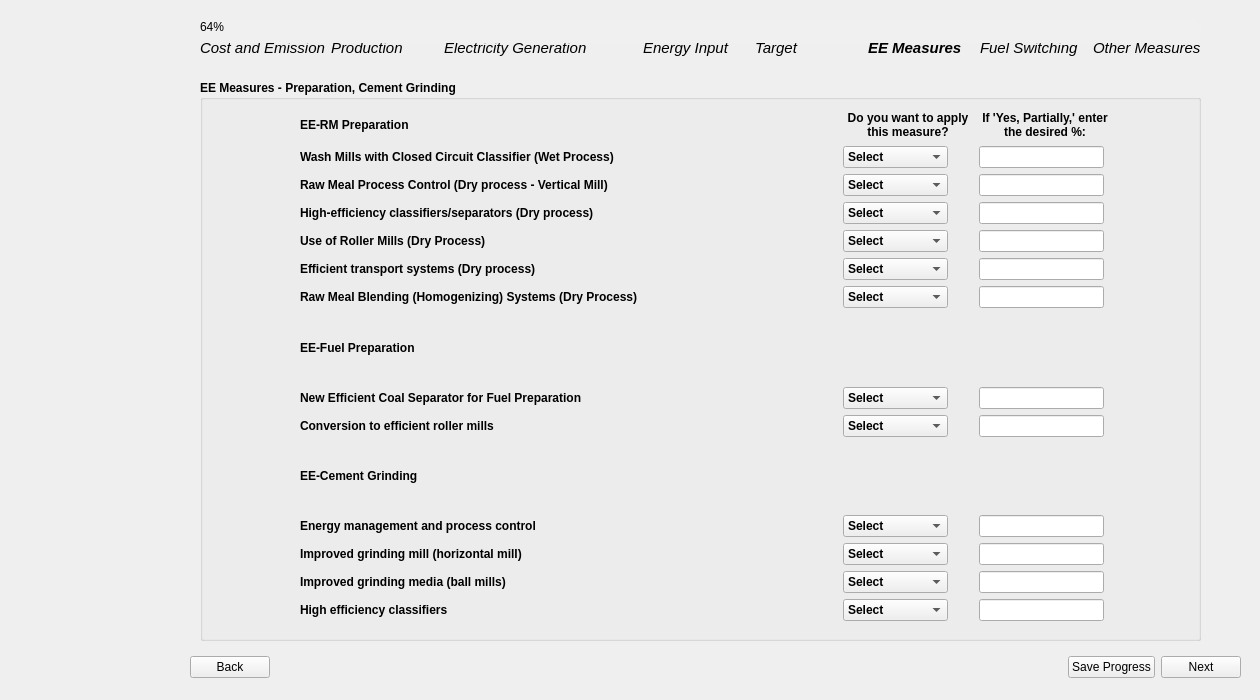
<?xml version="1.0" encoding="UTF-8"?>
<ui version="4.0">
 <class>Page8_AllMeasures_1</class>
 <widget class="QWidget" name="Page8_AllMeasures_1">
  <property name="geometry">
   <rect>
    <x>0</x>
    <y>0</y>
    <width>1260</width>
    <height>700</height>
   </rect>
  </property>
  <property name="sizePolicy">
   <sizepolicy hsizetype="Fixed" vsizetype="Fixed">
    <horstretch>0</horstretch>
    <verstretch>0</verstretch>
   </sizepolicy>
  </property>
  <property name="windowTitle">
   <string>Form</string>
  </property>
  <property name="styleSheet">
   <string notr="true"/>
  </property>
  <widget class="QWidget" name="layoutWidget">
   <property name="geometry">
    <rect>
     <x>190</x>
     <y>650</y>
     <width>1051</width>
     <height>35</height>
    </rect>
   </property>
   <layout class="QHBoxLayout" name="button_layout">
    <item>
     <widget class="QPushButton" name="backBtn">
      <property name="text">
       <string>Back</string>
      </property>
     </widget>
    </item>
    <item>
     <spacer name="horizontalSpacer">
      <property name="orientation">
       <enum>Qt::Horizontal</enum>
      </property>
      <property name="sizeHint" stdset="0">
       <size>
        <width>40</width>
        <height>20</height>
       </size>
      </property>
     </spacer>
    </item>
    <item>
     <widget class="QPushButton" name="saveBtn">
      <property name="text">
       <string>Save Progress</string>
      </property>
     </widget>
    </item>
    <item>
     <widget class="QPushButton" name="nextBtn">
      <property name="font">
       <font>
        <kerning>true</kerning>
       </font>
      </property>
      <property name="text">
       <string>Next</string>
      </property>
     </widget>
    </item>
   </layout>
  </widget>
  <widget class="QGroupBox" name="all_measures_group_1">
   <property name="geometry">
    <rect>
     <x>200</x>
     <y>80</y>
     <width>1001</width>
     <height>561</height>
    </rect>
   </property>
   <property name="font">
    <font>
     <bold>true</bold>
    </font>
   </property>
   <property name="styleSheet">
    <string notr="true">QPushButton {
    background-color: #26481f;  /* Green */
    color: white;
    border: none;
    padding: 8px 16px;
    font-size: 14px;
    border-radius: 6px;
    min-width: 90px;
    min-height: 15px;

}

QPushButton:hover {
    background-color: #45a049;
}

QPushButton:pressed {
    background-color: #3e8e41;
}

QPushButton#saveBtn {
                background-color: white;
                color: #26481f;
            }
QPushButton#saveBtn:hover {
                background-color: #45a049;
			  color: white;
            }

    QLineEdit {
        border-radius: 10px;    
        padding: 5px;           
    }

myLineEdit-&gt;setFixedSize(200, 30)</string>
   </property>
   <property name="title">
    <string>EE Measures - Preparation, Cement Grinding</string>
   </property>
   <widget class="QWidget" name="layoutWidget_3">
    <property name="geometry">
     <rect>
      <x>100</x>
      <y>30</y>
      <width>811</width>
      <height>511</height>
     </rect>
    </property>
    <layout class="QGridLayout" name="all_measure_1_gridLayout">
     <item row="5" column="0">
      <widget class="QLabel" name="all_measure_label_5">
       <property name="text">
        <string>Efficient transport systems (Dry process)</string>
       </property>
      </widget>
     </item>
     <item row="2" column="0">
      <widget class="QLabel" name="all_measure_label_2">
       <property name="text">
        <string>Raw Meal Process Control (Dry process - Vertical Mill)</string>
       </property>
      </widget>
     </item>
     <item row="13" column="0">
      <widget class="QLabel" name="all_measure_label_10">
       <property name="text">
        <string>Improved grinding media (ball mills)</string>
       </property>
      </widget>
     </item>
     <item row="3" column="1">
      <widget class="QComboBox" name="page8_1_comboBox_3">
       <property name="sizePolicy">
        <sizepolicy hsizetype="Fixed" vsizetype="Fixed">
         <horstretch>0</horstretch>
         <verstretch>0</verstretch>
        </sizepolicy>
       </property>
       <item>
        <property name="text">
         <string>Select</string>
        </property>
       </item>
       <item>
        <property name="text">
         <string>Yes (100%)</string>
        </property>
       </item>
       <item>
        <property name="text">
         <string>No (0%)</string>
        </property>
       </item>
       <item>
        <property name="text">
         <string>Yes, Partially</string>
        </property>
       </item>
      </widget>
     </item>
     <item row="11" column="1">
      <widget class="QComboBox" name="page8_1_comboBox_8">
       <property name="sizePolicy">
        <sizepolicy hsizetype="Fixed" vsizetype="Fixed">
         <horstretch>0</horstretch>
         <verstretch>0</verstretch>
        </sizepolicy>
       </property>
       <item>
        <property name="text">
         <string>Select</string>
        </property>
       </item>
       <item>
        <property name="text">
         <string>Yes (100%)</string>
        </property>
       </item>
       <item>
        <property name="text">
         <string>No (0%)</string>
        </property>
       </item>
       <item>
        <property name="text">
         <string>Yes, Partially</string>
        </property>
       </item>
      </widget>
     </item>
     <item row="9" column="1">
      <widget class="QComboBox" name="page8_1_comboBox_7">
       <property name="sizePolicy">
        <sizepolicy hsizetype="Fixed" vsizetype="Fixed">
         <horstretch>0</horstretch>
         <verstretch>0</verstretch>
        </sizepolicy>
       </property>
       <item>
        <property name="text">
         <string>Select</string>
        </property>
       </item>
       <item>
        <property name="text">
         <string>Yes (100%)</string>
        </property>
       </item>
       <item>
        <property name="text">
         <string>No (0%)</string>
        </property>
       </item>
       <item>
        <property name="text">
         <string>Yes, Partially</string>
        </property>
       </item>
      </widget>
     </item>
     <item row="4" column="2">
      <widget class="QLineEdit" name="page8_1_potential_input_4">
       <property name="sizePolicy">
        <sizepolicy hsizetype="Fixed" vsizetype="Fixed">
         <horstretch>0</horstretch>
         <verstretch>0</verstretch>
        </sizepolicy>
       </property>
       <property name="text">
        <string/>
       </property>
      </widget>
     </item>
     <item row="9" column="2">
      <widget class="QLineEdit" name="page8_1_potential_input_7">
       <property name="sizePolicy">
        <sizepolicy hsizetype="Fixed" vsizetype="Fixed">
         <horstretch>0</horstretch>
         <verstretch>0</verstretch>
        </sizepolicy>
       </property>
       <property name="text">
        <string/>
       </property>
      </widget>
     </item>
     <item row="14" column="2">
      <widget class="QLineEdit" name="page8_1_potential_input_11">
       <property name="sizePolicy">
        <sizepolicy hsizetype="Fixed" vsizetype="Fixed">
         <horstretch>0</horstretch>
         <verstretch>0</verstretch>
        </sizepolicy>
       </property>
       <property name="text">
        <string/>
       </property>
      </widget>
     </item>
     <item row="14" column="1">
      <widget class="QComboBox" name="page8_1_comboBox_11">
       <property name="sizePolicy">
        <sizepolicy hsizetype="Fixed" vsizetype="Fixed">
         <horstretch>0</horstretch>
         <verstretch>0</verstretch>
        </sizepolicy>
       </property>
       <item>
        <property name="text">
         <string>Select</string>
        </property>
       </item>
       <item>
        <property name="text">
         <string>Yes (100%)</string>
        </property>
       </item>
       <item>
        <property name="text">
         <string>No (0%)</string>
        </property>
       </item>
       <item>
        <property name="text">
         <string>Yes, Partially</string>
        </property>
       </item>
      </widget>
     </item>
     <item row="1" column="0">
      <widget class="QLabel" name="all_measure_label">
       <property name="text">
        <string>Wash Mills with Closed Circuit Classifier (Wet Process)</string>
       </property>
      </widget>
     </item>
     <item row="2" column="1">
      <widget class="QComboBox" name="page8_1_comboBox_2">
       <property name="sizePolicy">
        <sizepolicy hsizetype="Fixed" vsizetype="Fixed">
         <horstretch>0</horstretch>
         <verstretch>0</verstretch>
        </sizepolicy>
       </property>
       <item>
        <property name="text">
         <string>Select</string>
        </property>
       </item>
       <item>
        <property name="text">
         <string>Yes (100%)</string>
        </property>
       </item>
       <item>
        <property name="text">
         <string>No (0%)</string>
        </property>
       </item>
       <item>
        <property name="text">
         <string>Yes, Partially</string>
        </property>
       </item>
      </widget>
     </item>
     <item row="0" column="0">
      <widget class="QLabel" name="rm_prep_label">
       <property name="font">
        <font>
         <bold>true</bold>
        </font>
       </property>
       <property name="text">
        <string>EE-RM Preparation</string>
       </property>
      </widget>
     </item>
     <item row="13" column="2">
      <widget class="QLineEdit" name="page8_1_potential_input_10">
       <property name="sizePolicy">
        <sizepolicy hsizetype="Fixed" vsizetype="Fixed">
         <horstretch>0</horstretch>
         <verstretch>0</verstretch>
        </sizepolicy>
       </property>
       <property name="text">
        <string/>
       </property>
      </widget>
     </item>
     <item row="8" column="2">
      <widget class="QLineEdit" name="page8_1_potential_input_6">
       <property name="sizePolicy">
        <sizepolicy hsizetype="Fixed" vsizetype="Fixed">
         <horstretch>0</horstretch>
         <verstretch>0</verstretch>
        </sizepolicy>
       </property>
       <property name="text">
        <string/>
       </property>
      </widget>
     </item>
     <item row="0" column="1">
      <widget class="QLabel" name="doyouwanttoapply_label_2">
       <property name="minimumSize">
        <size>
         <width>130</width>
         <height>30</height>
        </size>
       </property>
       <property name="maximumSize">
        <size>
         <width>127</width>
         <height>30</height>
        </size>
       </property>
       <property name="font">
        <font>
         <bold>true</bold>
        </font>
       </property>
       <property name="text">
        <string>Do you want to apply this measure?</string>
       </property>
       <property name="alignment">
        <set>Qt::AlignCenter</set>
       </property>
       <property name="wordWrap">
        <bool>true</bool>
       </property>
      </widget>
     </item>
     <item row="13" column="1">
      <widget class="QComboBox" name="page8_1_comboBox_10">
       <property name="sizePolicy">
        <sizepolicy hsizetype="Fixed" vsizetype="Fixed">
         <horstretch>0</horstretch>
         <verstretch>0</verstretch>
        </sizepolicy>
       </property>
       <item>
        <property name="text">
         <string>Select</string>
        </property>
       </item>
       <item>
        <property name="text">
         <string>Yes (100%)</string>
        </property>
       </item>
       <item>
        <property name="text">
         <string>No (0%)</string>
        </property>
       </item>
       <item>
        <property name="text">
         <string>Yes, Partially</string>
        </property>
       </item>
      </widget>
     </item>
     <item row="8" column="0">
      <widget class="QLabel" name="all_measure_label_6">
       <property name="text">
        <string>New Efficient Coal Separator for Fuel Preparation</string>
       </property>
      </widget>
     </item>
     <item row="1" column="1">
      <widget class="QComboBox" name="page8_1_comboBox">
       <property name="sizePolicy">
        <sizepolicy hsizetype="Fixed" vsizetype="Fixed">
         <horstretch>0</horstretch>
         <verstretch>0</verstretch>
        </sizepolicy>
       </property>
       <item>
        <property name="text">
         <string>Select</string>
        </property>
       </item>
       <item>
        <property name="text">
         <string>Yes (100%)</string>
        </property>
       </item>
       <item>
        <property name="text">
         <string>No (0%)</string>
        </property>
       </item>
       <item>
        <property name="text">
         <string>Yes, Partially</string>
        </property>
       </item>
      </widget>
     </item>
     <item row="11" column="2">
      <widget class="QLineEdit" name="page8_1_potential_input_8">
       <property name="sizePolicy">
        <sizepolicy hsizetype="Fixed" vsizetype="Fixed">
         <horstretch>0</horstretch>
         <verstretch>0</verstretch>
        </sizepolicy>
       </property>
       <property name="text">
        <string/>
       </property>
      </widget>
     </item>
     <item row="8" column="1">
      <widget class="QComboBox" name="page8_1_comboBox_6">
       <property name="sizePolicy">
        <sizepolicy hsizetype="Fixed" vsizetype="Fixed">
         <horstretch>0</horstretch>
         <verstretch>0</verstretch>
        </sizepolicy>
       </property>
       <item>
        <property name="text">
         <string>Select</string>
        </property>
       </item>
       <item>
        <property name="text">
         <string>Yes (100%)</string>
        </property>
       </item>
       <item>
        <property name="text">
         <string>No (0%)</string>
        </property>
       </item>
       <item>
        <property name="text">
         <string>Yes, Partially</string>
        </property>
       </item>
      </widget>
     </item>
     <item row="7" column="0">
      <widget class="QLabel" name="fuel_prep_label">
       <property name="font">
        <font>
         <bold>true</bold>
        </font>
       </property>
       <property name="text">
        <string>EE-Fuel Preparation</string>
       </property>
      </widget>
     </item>
     <item row="0" column="2">
      <widget class="QLabel" name="potential_app_label_2">
       <property name="minimumSize">
        <size>
         <width>132</width>
         <height>30</height>
        </size>
       </property>
       <property name="maximumSize">
        <size>
         <width>135</width>
         <height>30</height>
        </size>
       </property>
       <property name="font">
        <font>
         <bold>true</bold>
        </font>
       </property>
       <property name="text">
        <string>If 'Yes, Partially,' enter the desired %:</string>
       </property>
       <property name="alignment">
        <set>Qt::AlignCenter</set>
       </property>
       <property name="wordWrap">
        <bool>true</bool>
       </property>
      </widget>
     </item>
     <item row="12" column="0">
      <widget class="QLabel" name="all_measure_label_9">
       <property name="text">
        <string>Improved grinding mill (horizontal mill)</string>
       </property>
      </widget>
     </item>
     <item row="5" column="2">
      <widget class="QLineEdit" name="page8_1_potential_input_5">
       <property name="sizePolicy">
        <sizepolicy hsizetype="Fixed" vsizetype="Fixed">
         <horstretch>0</horstretch>
         <verstretch>0</verstretch>
        </sizepolicy>
       </property>
       <property name="text">
        <string/>
       </property>
      </widget>
     </item>
     <item row="3" column="2">
      <widget class="QLineEdit" name="page8_1_potential_input_3">
       <property name="sizePolicy">
        <sizepolicy hsizetype="Fixed" vsizetype="Fixed">
         <horstretch>0</horstretch>
         <verstretch>0</verstretch>
        </sizepolicy>
       </property>
       <property name="text">
        <string/>
       </property>
      </widget>
     </item>
     <item row="3" column="0">
      <widget class="QLabel" name="all_measure_label_3">
       <property name="text">
        <string>High-efficiency classifiers/separators (Dry process)</string>
       </property>
      </widget>
     </item>
     <item row="9" column="0">
      <widget class="QLabel" name="all_measure_label_7">
       <property name="text">
        <string>Conversion to efficient roller mills</string>
       </property>
      </widget>
     </item>
     <item row="4" column="1">
      <widget class="QComboBox" name="page8_1_comboBox_4">
       <property name="sizePolicy">
        <sizepolicy hsizetype="Fixed" vsizetype="Fixed">
         <horstretch>0</horstretch>
         <verstretch>0</verstretch>
        </sizepolicy>
       </property>
       <item>
        <property name="text">
         <string>Select</string>
        </property>
       </item>
       <item>
        <property name="text">
         <string>Yes (100%)</string>
        </property>
       </item>
       <item>
        <property name="text">
         <string>No (0%)</string>
        </property>
       </item>
       <item>
        <property name="text">
         <string>Yes, Partially</string>
        </property>
       </item>
      </widget>
     </item>
     <item row="1" column="2">
      <widget class="QLineEdit" name="page8_1_potential_input">
       <property name="sizePolicy">
        <sizepolicy hsizetype="Fixed" vsizetype="Fixed">
         <horstretch>0</horstretch>
         <verstretch>0</verstretch>
        </sizepolicy>
       </property>
       <property name="text">
        <string/>
       </property>
      </widget>
     </item>
     <item row="2" column="2">
      <widget class="QLineEdit" name="page8_1_potential_input_2">
       <property name="sizePolicy">
        <sizepolicy hsizetype="Fixed" vsizetype="Fixed">
         <horstretch>0</horstretch>
         <verstretch>0</verstretch>
        </sizepolicy>
       </property>
       <property name="text">
        <string/>
       </property>
      </widget>
     </item>
     <item row="5" column="1">
      <widget class="QComboBox" name="page8_1_comboBox_5">
       <property name="sizePolicy">
        <sizepolicy hsizetype="Fixed" vsizetype="Fixed">
         <horstretch>0</horstretch>
         <verstretch>0</verstretch>
        </sizepolicy>
       </property>
       <item>
        <property name="text">
         <string>Select</string>
        </property>
       </item>
       <item>
        <property name="text">
         <string>Yes (100%)</string>
        </property>
       </item>
       <item>
        <property name="text">
         <string>No (0%)</string>
        </property>
       </item>
       <item>
        <property name="text">
         <string>Yes, Partially</string>
        </property>
       </item>
      </widget>
     </item>
     <item row="11" column="0">
      <widget class="QLabel" name="all_measure_label_8">
       <property name="text">
        <string>Energy management and process control</string>
       </property>
      </widget>
     </item>
     <item row="14" column="0">
      <widget class="QLabel" name="all_measure_label_11">
       <property name="text">
        <string>High efficiency classifiers</string>
       </property>
      </widget>
     </item>
     <item row="12" column="2">
      <widget class="QLineEdit" name="page8_1_potential_input_9">
       <property name="sizePolicy">
        <sizepolicy hsizetype="Fixed" vsizetype="Fixed">
         <horstretch>0</horstretch>
         <verstretch>0</verstretch>
        </sizepolicy>
       </property>
       <property name="text">
        <string/>
       </property>
      </widget>
     </item>
     <item row="4" column="0">
      <widget class="QLabel" name="all_measure_label_4">
       <property name="text">
        <string>Use of Roller Mills (Dry Process)</string>
       </property>
      </widget>
     </item>
     <item row="10" column="0">
      <widget class="QLabel" name="cement_grinding_label">
       <property name="font">
        <font>
         <bold>true</bold>
        </font>
       </property>
       <property name="text">
        <string>EE-Cement Grinding</string>
       </property>
      </widget>
     </item>
     <item row="12" column="1">
      <widget class="QComboBox" name="page8_1_comboBox_9">
       <property name="sizePolicy">
        <sizepolicy hsizetype="Fixed" vsizetype="Fixed">
         <horstretch>0</horstretch>
         <verstretch>0</verstretch>
        </sizepolicy>
       </property>
       <item>
        <property name="text">
         <string>Select</string>
        </property>
       </item>
       <item>
        <property name="text">
         <string>Yes (100%)</string>
        </property>
       </item>
       <item>
        <property name="text">
         <string>No (0%)</string>
        </property>
       </item>
       <item>
        <property name="text">
         <string>Yes, Partially</string>
        </property>
       </item>
      </widget>
     </item>
     <item row="6" column="0">
      <widget class="QLabel" name="all_measure_label_12">
       <property name="text">
        <string>Raw Meal Blending (Homogenizing) Systems (Dry Process)</string>
       </property>
      </widget>
     </item>
     <item row="6" column="1">
      <widget class="QComboBox" name="page8_1_comboBox_12">
       <property name="sizePolicy">
        <sizepolicy hsizetype="Fixed" vsizetype="Fixed">
         <horstretch>0</horstretch>
         <verstretch>0</verstretch>
        </sizepolicy>
       </property>
       <item>
        <property name="text">
         <string>Select</string>
        </property>
       </item>
       <item>
        <property name="text">
         <string>Yes (100%)</string>
        </property>
       </item>
       <item>
        <property name="text">
         <string>No (0%)</string>
        </property>
       </item>
       <item>
        <property name="text">
         <string>Yes, Partially</string>
        </property>
       </item>
      </widget>
     </item>
     <item row="6" column="2">
      <widget class="QLineEdit" name="page8_1_potential_input_12">
       <property name="sizePolicy">
        <sizepolicy hsizetype="Fixed" vsizetype="Fixed">
         <horstretch>0</horstretch>
         <verstretch>0</verstretch>
        </sizepolicy>
       </property>
       <property name="text">
        <string/>
       </property>
      </widget>
     </item>
    </layout>
   </widget>
  </widget>
  <widget class="QLabel" name="side_image">
   <property name="geometry">
    <rect>
     <x>0</x>
     <y>-30</y>
     <width>171</width>
     <height>761</height>
    </rect>
   </property>
   <property name="text">
    <string/>
   </property>
   <property name="pixmap">
    <pixmap>../images/BEST_side_abstract.png</pixmap>
   </property>
  </widget>
  <widget class="QWidget" name="layoutWidget_2">
   <property name="geometry">
    <rect>
     <x>200</x>
     <y>40</y>
     <width>1001</width>
     <height>16</height>
    </rect>
   </property>
   <layout class="QGridLayout" name="gridLayout_12">
    <item row="0" column="0">
     <widget class="QLabel" name="label_3">
      <property name="font">
       <font>
        <pointsize>11</pointsize>
        <italic>true</italic>
        <bold>false</bold>
       </font>
      </property>
      <property name="text">
       <string>Cost and Emission</string>
      </property>
     </widget>
    </item>
    <item row="0" column="1">
     <widget class="QLabel" name="label_10">
      <property name="font">
       <font>
        <pointsize>11</pointsize>
        <italic>true</italic>
       </font>
      </property>
      <property name="text">
       <string>Production</string>
      </property>
     </widget>
    </item>
    <item row="0" column="2">
     <widget class="QLabel" name="label_11">
      <property name="font">
       <font>
        <pointsize>11</pointsize>
        <italic>true</italic>
       </font>
      </property>
      <property name="text">
       <string>Electricity Generation            </string>
      </property>
     </widget>
    </item>
    <item row="0" column="3">
     <widget class="QLabel" name="label_12">
      <property name="font">
       <font>
        <pointsize>11</pointsize>
        <italic>true</italic>
       </font>
      </property>
      <property name="text">
       <string>Energy Input</string>
      </property>
     </widget>
    </item>
    <item row="0" column="4">
     <widget class="QLabel" name="label_13">
      <property name="font">
       <font>
        <pointsize>11</pointsize>
        <italic>true</italic>
        <bold>false</bold>
       </font>
      </property>
      <property name="text">
       <string>Target</string>
      </property>
     </widget>
    </item>
    <item row="0" column="5">
     <widget class="QLabel" name="label_14">
      <property name="font">
       <font>
        <pointsize>11</pointsize>
        <italic>true</italic>
        <bold>true</bold>
       </font>
      </property>
      <property name="text">
       <string>EE Measures</string>
      </property>
     </widget>
    </item>
    <item row="0" column="6">
     <widget class="QLabel" name="label_15">
      <property name="font">
       <font>
        <pointsize>11</pointsize>
        <italic>true</italic>
       </font>
      </property>
      <property name="text">
       <string>Fuel Switching</string>
      </property>
     </widget>
    </item>
    <item row="0" column="7">
     <widget class="QLabel" name="label_16">
      <property name="font">
       <font>
        <pointsize>11</pointsize>
        <italic>true</italic>
       </font>
      </property>
      <property name="text">
       <string>Other Measures</string>
      </property>
     </widget>
    </item>
   </layout>
  </widget>
  <widget class="QProgressBar" name="progressBar">
   <property name="geometry">
    <rect>
     <x>200</x>
     <y>20</y>
     <width>1001</width>
     <height>23</height>
    </rect>
   </property>
   <property name="styleSheet">
    <string notr="true">QProgressBar {
    background-color: #F0F0F0;
    border: none;
	border-radius: 8px;
}
QProgressBar::chunk {
	border-radius: 8px;
    background: QLinearGradient(
        x1: 0, y1: 0, x2: 1, y2: 0,
        stop: 0 #33bef0,   /* Light Blue */
        stop: 1 #77d695    /* Light Green */
    );
}</string>
   </property>
   <property name="value">
    <number>64</number>
   </property>
  </widget>
 </widget>
 <tabstops>
  <tabstop>page8_1_potential_input</tabstop>
  <tabstop>page8_1_potential_input_2</tabstop>
  <tabstop>page8_1_potential_input_3</tabstop>
  <tabstop>page8_1_potential_input_4</tabstop>
  <tabstop>page8_1_potential_input_5</tabstop>
  <tabstop>page8_1_potential_input_12</tabstop>
  <tabstop>page8_1_potential_input_6</tabstop>
  <tabstop>page8_1_potential_input_7</tabstop>
  <tabstop>page8_1_potential_input_8</tabstop>
  <tabstop>page8_1_potential_input_9</tabstop>
  <tabstop>page8_1_potential_input_10</tabstop>
  <tabstop>page8_1_potential_input_11</tabstop>
  <tabstop>saveBtn</tabstop>
  <tabstop>nextBtn</tabstop>
  <tabstop>page8_1_comboBox</tabstop>
  <tabstop>page8_1_comboBox_2</tabstop>
  <tabstop>page8_1_comboBox_3</tabstop>
  <tabstop>page8_1_comboBox_4</tabstop>
  <tabstop>page8_1_comboBox_5</tabstop>
  <tabstop>page8_1_comboBox_12</tabstop>
  <tabstop>page8_1_comboBox_6</tabstop>
  <tabstop>page8_1_comboBox_7</tabstop>
  <tabstop>page8_1_comboBox_8</tabstop>
  <tabstop>page8_1_comboBox_9</tabstop>
  <tabstop>page8_1_comboBox_10</tabstop>
  <tabstop>page8_1_comboBox_11</tabstop>
  <tabstop>backBtn</tabstop>
 </tabstops>
 <resources/>
 <connections/>
</ui>
